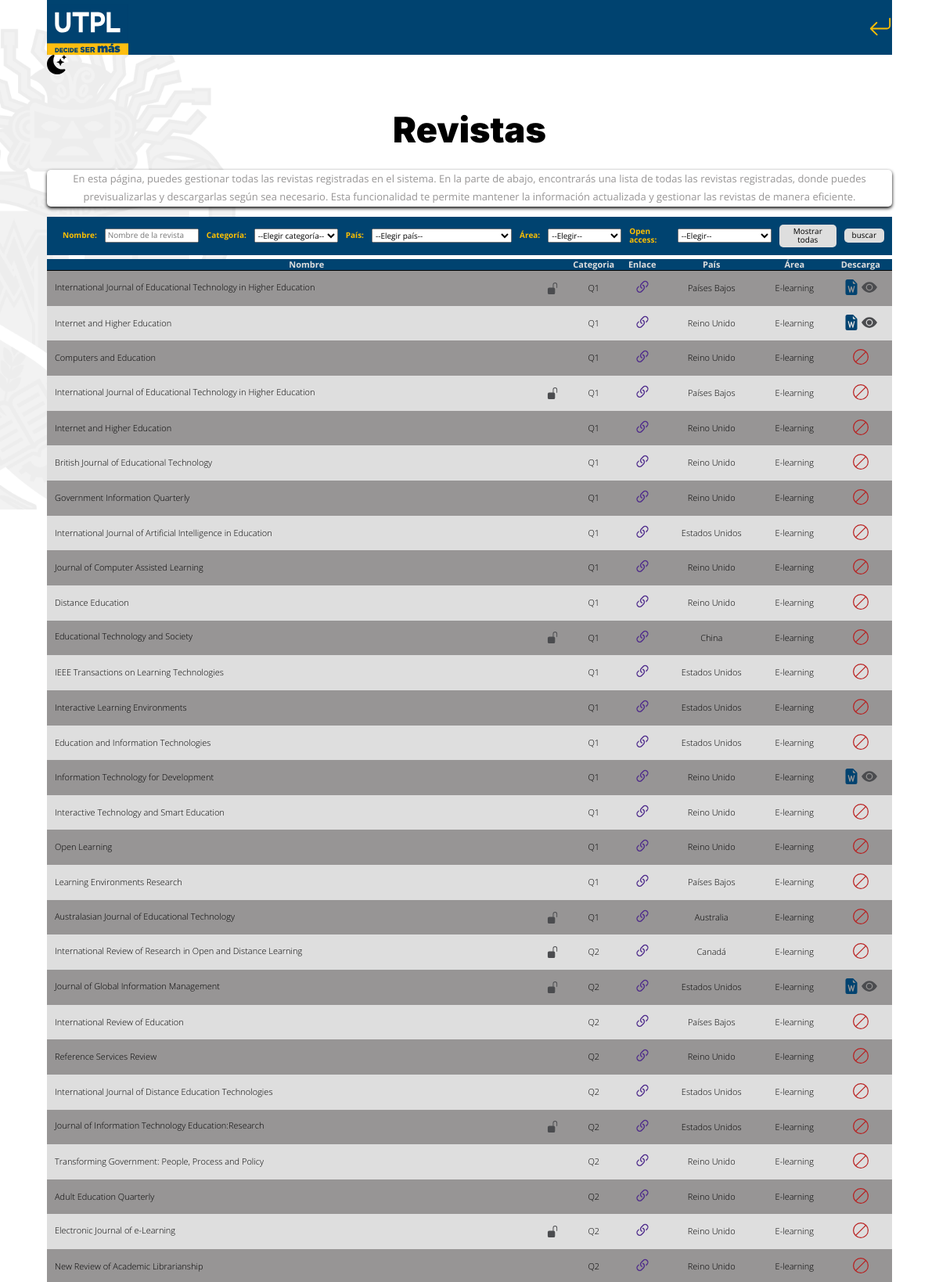
/buscar_revistas_publico (upper part), run on the app's committed database.
### tables this page shows
CREATE TABLE `revistas` (
  `id` int NOT NULL AUTO_INCREMENT,
  `nombre` varchar(255) NOT NULL,
  `categoria` varchar(11) NOT NULL,
  `enlace` varchar(255) NOT NULL,
  `accesibilidad` varchar(20) DEFAULT NULL,
  `pais` varchar(50) DEFAULT NULL,
  `tipo_revista` varchar(50) DEFAULT NULL,
  `usuario_id` int DEFAULT NULL,
  `documento_url` varchar(255) DEFAULT NULL,
  PRIMARY KEY (`id`),
  KEY `fk_usuario_id` (`usuario_id`),
  CONSTRAINT `fk_usuario_id` FOREIGN KEY (`usuario_id`) REFERENCES `usuarios` (`id`)
);

### controllers/RevistasController.php (called while the page is built, shortened)
<?php
class RevistasController
{
    public static function buscar()
    {
        $datos = Revista::all();
        return $datos ?? [];
    }
    public static function buscarPublico(Router $router)
    {
        $datos = self::buscar();
        $alertas = Revista::getAlertas();
        $router->render('principal/mainRevistas', [
            'datos' => $datos,
            'alertas' => $alertas
        ]);
    }
}

### public/index.php (called while the page is built, shortened)
<?php
$router = new Router();
$router->get('/', [LoginController::class, 'paginaPrincipal']);
$router->get('/login', [LoginController::class, 'login']);
$router->post('/login', [LoginController::class, 'login']);
$router->get('/logout', [LoginController::class, 'logout']);
$router->post('/actualizar_codigo', [CodigoController::class, 'actualizarCodigoSecreto']);
$router->get('/actualizar_codigo', [CodigoController::class, 'actualizarCodigoSecreto']);
$router->post('/registrar_usuario', [LoginController::class, 'usuario']);
$router->get('/registrar_usuario', [LoginController::class, 'usuario']);
$router->get('/actualizar', [LoginController::class, 'actualizarLogin']);
$router->post('/actualizar', [LoginController::class, 'actualizarLogin']);
$router->get('/olvide', [LoginController::class, 'olvideContraseña']);
$router->post('/olvide', [LoginController::class, 'olvideContraseña']);
$router->get('/eliminarUsuario', [LoginController::class, 'eliminar']);
$router->get('/paginaAdministrador', [LoginController::class, 'paginaAdministrador']);
$router->get('/Eventos', [EventosController::class, 'Eventos']);
$router->post('/Eventos', [EventosController::class, 'Eventos']);
$router->get('/Revistas', [RevistasController::class, 'Revistas']);
$router->post('/Revistas', [RevistasController::class, 'Revistas']);
$router->get('/eliminar', [RevistasController::class, 'eliminar']);
$router->get('/eliminar_evento', [EventosController::class, 'eliminar']);
$router->get('/editar', [RevistasController::class, 'editar']);
$router->post('/editar', [RevistasController::class, 'editar']);
$router->get('/editar_evento', [EventosController::class, 'editar']);
$router->post('/editar_evento', [EventosController::class, 'editar']);
$router->get('/buscar_revistas_admin', [RevistasController::class, 'buscarAdmin']);
$router->post('/buscar_revistas_admin', [RevistasController::class, 'buscarAdmin']);
$router->get('/buscar_revistas_publico', [RevistasController::class, 'buscarPublico']);
$router->post('/buscar_revistas_publico', [RevistasController::class, 'buscarPublico']);
$router->get('/buscar_eventos_admin', [EventosController::class, 'buscarAdmin']);
$router->post('/buscar_eventos_admin', [EventosController::class, 'buscarAdmin']);
$router->get('/buscar_eventos_publico', [EventosController::class, 'buscarPublico']);
$router->post('/buscar_eventos_publico', [eventosController::class, 'buscarPublico']);
$router->comprobarRutas();

### models/ActiveRecord.php (called while the page is built, shortened)
<?php
class ActiveRecord
{
    protected static $db;
    protected static $tabla = '';
    public static function setDB($database)
    {
        self::$db = $database;
    }
    public static function all()
    {
        $query = "SELECT * FROM " . static::$tabla;
        $resultado = self::consultarSQL($query);
        return $resultado;
    }
    public static function consultarSQL($query)
    {
        $resultado = self::$db->query($query);
        $array = [];
        while ($registro = $resultado->fetch_assoc()) {
            $array[] = static::crearObjeto($registro);
        }
        return $array;
    }
    protected static function crearObjeto($registro)
    {
        $objeto = new static;
        foreach ($registro as $key => $value) {
            if (property_exists($objeto, $key)) {
                $objeto->$key = $value;
            }
        }
        return $objeto;
    }
}

### includes/funciones.php (called while the page is built, shortened)
<?php
function s($html) : string {
    $s = htmlspecialchars($html);
    return $s;
}

### views/principal/mainRevistas.php (the view, shortened to what this page needs)
<div class="contenedor">
   <header class="header">
      <nav class="nav">
         <img class="imagenM" src="/build/img/Logo-utpl.svg" alt="Logo utpl">
         <div>
            <a href="/">
            </a>
         </div>
      </nav>
      <a>
      </a>
   </header>
   <h1>Revistas</h1>
   <div class="advertencia">
      <p>En esta página, puedes gestionar todas las revistas registradas en el sistema. En la parte de abajo, encontrarás una lista de todas las revistas registradas, donde puedes previsualizarlas y descargarlas según sea necesario. Esta funcionalidad te permite mantener la información actualizada y gestionar las revistas de manera eficiente.</p>
   </div>
   <table class="borde">
      <?php
      include_once __DIR__ . "../../plantillas/buscador_revistas.php";
      ?>
      <thead class="encabezado-datos">
         <tr>
            <th>Nombre</th>
            <th>Categoria</th>
            <th>Enlace</th>
            <th>País</th>
            <th>Área</th>
            <th>Descarga</th>
         </tr>
      </thead>
      <tbody class="informacion-datos"> <?php foreach ($datos as $revista): ?>
            <tr>
               <td>
                  <div class="openSource">
                     <?php echo s($revista->nombre); ?>
                     <?php if ($revista->accesibilidad == 'si'): ?>
                        <svg xmlns="http://www.w3.org/2000/svg" width="15" height="15" fill="currentColor" class="visualizar" viewBox="0 0 16 16">
                           <path d="M11 1a2 2 0 0 0-2 2v4a2 2 0 0 1 2 2v5a2 2 0 0 1-2 2H3a2 2 0 0 1-2-2V9a2 2 0 0 1 2-2h5V3a3 3 0 0 1 6 0v4a.5.5 0 0 1-1 0V3a2 2 0 0 0-2-2" />
                        </svg>
                  </div>
               <?php endif; ?>
               </td>
               <td><?php echo s($revista->categoria); ?></td>
               <td> <a href="<?php echo s($revista->enlace); ?>" target="_blank">
                  </a>
               </td>
               <td><?php echo s($revista->pais); ?></td>
               <td><?php echo s($revista->tipo_revista); ?></td>
               <td>
                  <?php if (!empty(trim($revista->documento_url))): ?>
                     <?php $documento_url = trim($revista->documento_url); ?>
                     <?php $extension = strtolower(pathinfo($documento_url, PATHINFO_EXTENSION)); ?>
                     <a href="documentos/revistas/<?php echo s($revista->documento_url); ?>" download>
                     </a>
                  <?php else: ?>
                     <svg xmlns="http://www.w3.org/2000/svg" width="20" height="20" fill="currentColor" class="eliminar" viewBox="0 0 16 16">
                        <path d="M15 8a6.97 6.97 0 0 0-1.71-4.584l-9.874 9.875A7 7 0 0 0 15 8M2.71 12.584l9.874-9.875a7 7 0 0 0-9.874 9.874ZM16 8A8 8 0 1 1 0 8a8 8 0 0 1 16 0" />
                     </svg>
                  <?php endif; ?>
                  <?php if (!empty(trim($revista->documento_url)) && $extension !== 'zip' && $extension !=='cls' && $extension !== 'bib'): ?>
                     <a href="#" onclick="onGetFile('documentos/revistas/<?php echo s($revista->documento_url); ?>'); return false;">
                        <svg xmlns="http://www.w3.org/2000/svg" width="20" height="20" fill="currentColor" class="visualizar" viewBox="0 0 16 16">
                           <path d="M10.5 8a2.5 2.5 0 1 1-5 0 2.5 2.5 0 0 1 5 0" />
                           <path d="M0 8s3-5.5 8-5.5S16 8 16 8s-3 5.5-8 5.5S0 8 0 8m8 3.5a3.5 3.5 0 1 0 0-7 3.5 3.5 0 0 0 0 7" />
                        </svg>
                     </a>
                  <?php endif; ?>
               </td>
            </tr>
         <?php endforeach; ?>
      </tbody>
   </table>
</div>

### public/build/css/app.css (style rules this page uses)
body { margin:0 }
h1 { font-size:2em;margin:.67em 0 }
a { background-color:rgba(0,0,0,0) }
img { border-style:none }
*,*:before,*:after { box-sizing:inherit }
html { font-size:62.5%;box-sizing:border-box;height:100% }
body { background:url("/build/img/fondo-utpl.svg");background-repeat:no-repeat;background-size:46rem;background-position:unset;font-family:"Open Sans",sans-serif;font-size:1.6rem;min-height:100% }
.contenedor { width:90%;max-width:120rem;margin:0 auto }
a { text-decoration:none }
img { max-width:100% }
.return { color:#fcbf01;transition:transform 1.3s ease-out }
h1,h2,h3 { font-family:"Inter",sans-serif;margin:0 0 2.5rem 0;font-weight:900 }
h1 { font-size:4.5rem;text-align:center;margin-top:7rem }
p { font-size:2rem;color:#979595;line-height:1.8;text-align:center }
.header { height:7rem;background-color:#004370 }
.nav { display:flex;justify-content:space-between;align-items:center;flex-wrap:wrap;height:100%;position:relative }
.imagenM { height:7.4rem;width:10.4rem }
.borde { overflow-x:auto;display:block;text-align:center;border-collapse:collapse }
@media (min-width: 768px) { .borde { display:table;width:100%;table-layout:auto } }
.encabezado-datos { background-color:#004370;color:#dedede;font-size:1.1rem;border-bottom:solid 1.4px #000 }
.informacion-datos { font-size:1.1rem;background-color:#979595 }
.informacion-datos a { color:#dedede }
.informacion-datos td { padding:1rem;color:#000;font-weight:100 }
.informacion-datos tr:nth-child(even) { background-color:#dedede }
.eliminar { color:#b91d1d;transition:transform .3s ease }
.visualizar { color:#4b4c4f;transition:transform .3s ease }
.enlace { color:#4d298b;transition:transform .3s ease }
.descargar { color:#004370;transition:transform .3s ease }
.openSource { display:flex;justify-content:space-between }
.advertencia { box-shadow:0 2px 4px #000;background-color:#fff;border-radius:5px }
.advertencia p { font-size:1.3rem }

### data on the page
revistas: nombre "International Journal of Educational Technology in Higher Education", accesibilidad "si" (drawn), categoria "Q1", pais "Países Bajos", tipo_revista "E-learning"
revistas: nombre "Internet and Higher Education", categoria "Q1", pais "Reino Unido", tipo_revista "E-learning"
revistas: nombre "Computers and Education", categoria "Q1", pais "Reino Unido", tipo_revista "E-learning", documento_url " " (drawn)
revistas: nombre "International Journal of Educational Technology in Higher Education", accesibilidad "si" (drawn), categoria "Q1", pais "Países Bajos", tipo_revista "E-learning", documento_url " " (drawn)
revistas: nombre "Internet and Higher Education", categoria "Q1", pais "Reino Unido", tipo_revista "E-learning", documento_url " " (drawn)
revistas: nombre "British Journal of Educational Technology", categoria "Q1", pais "Reino Unido", tipo_revista "E-learning", documento_url " " (drawn)
revistas: nombre "Government Information Quarterly", categoria "Q1", pais "Reino Unido", tipo_revista "E-learning", documento_url " " (drawn)
revistas: nombre "International Journal of Artificial Intelligence in Education", categoria "Q1", pais "Estados Unidos", tipo_revista "E-learning", documento_url " " (drawn)
revistas: nombre "Journal of Computer Assisted Learning", categoria "Q1", pais "Reino Unido", tipo_revista "E-learning", documento_url " " (drawn)
revistas: nombre "Distance Education", categoria "Q1", pais "Reino Unido", tipo_revista "E-learning", documento_url " " (drawn)
revistas: nombre "Educational Technology and Society", accesibilidad "si" (drawn), categoria "Q1", pais "China", tipo_revista "E-learning", documento_url " " (drawn)
revistas: nombre "IEEE Transactions on Learning Technologies", categoria "Q1", pais "Estados Unidos", tipo_revista "E-learning", documento_url " " (drawn)
revistas: nombre "Interactive Learning Environments", categoria "Q1", pais "Estados Unidos", tipo_revista "E-learning", documento_url " " (drawn)
revistas: nombre "Education and Information Technologies", categoria "Q1", pais "Estados Unidos", tipo_revista "E-learning", documento_url " " (drawn)
revistas: nombre "Information Technology for Development", categoria "Q1", pais "Reino Unido", tipo_revista "E-learning"
revistas: nombre "Interactive Technology and Smart Education", categoria "Q1", pais "Reino Unido", tipo_revista "E-learning", documento_url " " (drawn)
revistas: nombre "Open Learning", categoria "Q1", pais "Reino Unido", tipo_revista "E-learning", documento_url " " (drawn)
revistas: nombre "Learning Environments Research", categoria "Q1", pais "Países Bajos", tipo_revista "E-learning", documento_url " " (drawn)
revistas: nombre "Australasian Journal of Educational Technology", accesibilidad "si" (drawn), categoria "Q1", pais "Australia", tipo_revista "E-learning", documento_url " " (drawn)
revistas: nombre "International Review of Research in Open and Distance Learning", accesibilidad "si" (drawn), categoria "Q2", pais "Canadá", tipo_revista "E-learning", documento_url " " (drawn)
revistas: nombre "Journal of Global Information Management", accesibilidad "si" (drawn), categoria "Q2", pais "Estados Unidos", tipo_revista "E-learning"
revistas: nombre "International Review of Education", categoria "Q2", pais "Países Bajos", tipo_revista "E-learning", documento_url " " (drawn)
revistas: nombre "Reference Services Review", categoria "Q2", pais "Reino Unido", tipo_revista "E-learning", documento_url " " (drawn)
revistas: nombre "International Journal of Distance Education Technologies", categoria "Q2", pais "Estados Unidos", tipo_revista "E-learning", documento_url " " (drawn)
revistas: nombre "Journal of Information Technology Education:Research", accesibilidad "si" (drawn), categoria "Q2", pais "Estados Unidos", tipo_revista "E-learning", documento_url " " (drawn)
revistas: nombre "Transforming Government: People, Process and Policy", categoria "Q2", pais "Reino Unido", tipo_revista "E-learning", documento_url " " (drawn)
revistas: nombre "Adult Education Quarterly", categoria "Q2", pais "Reino Unido", tipo_revista "E-learning", documento_url " " (drawn)
revistas: nombre "Electronic Journal of e-Learning", accesibilidad "si" (drawn), categoria "Q2", pais "Reino Unido", tipo_revista "E-learning", documento_url " " (drawn)
revistas: nombre "New Review of Academic Librarianship", categoria "Q2", pais "Reino Unido", tipo_revista "E-learning", documento_url " " (drawn)
